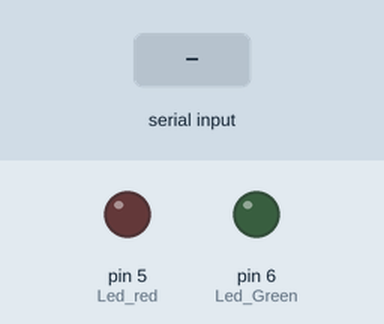
Recording of a sketch running on a simulated Arduino Uno, built with avr-gcc and run on an emulated ATmega328P. Shown: output pins drawn as LEDs (lit = HIGH). Dashed ring = blinking. Inputs (shaded band) come from the test bench. Pins used as bus, display or sensor lines are not drawn.

Above: at 1.2 s.
1.3 s: "1" received over Serial
At 1.55 s:
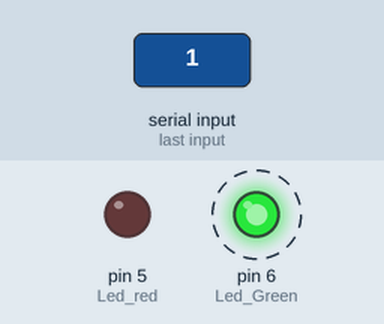
4.3 s: "0" received over Serial
At 4.56 s:
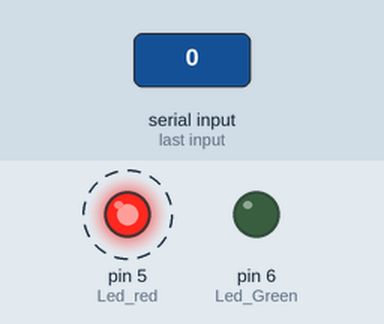
Timing chart, 0 to 7.3 s (numbered marks = the images above; inputs shaded):
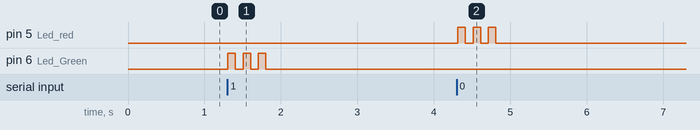

Measured:
- after the input at 1.3 s, pin 6 (Led_Green): alternates HIGH for 0.10 s and LOW for 0.10 s, 6 changes in all, then stays LOW, starting at once
- after the input at 4.3 s, pin 5 (Led_red): alternates HIGH for 0.10 s and LOW for 0.10 s, 6 changes in all, then stays LOW, starting at once

The sketch:

Card1.ino
```cpp
#include <Keypad.h>
 #include <SPI.h>
#include <MFRC522.h>

#define SS_PIN 10
#define RST_PIN 9
#define Led_red 5
#define Led_Green 6
MFRC522 mfrc522(SS_PIN, RST_PIN);
const int ROW_NUM = 4; //four rows
const int COLUMN_NUM = 3; //three columns
 char data;


void setup(){
  Serial.begin(9600);
  SPI.begin();      // Initiate  SPI bus
  mfrc522.PCD_Init();   // Initiate MFRC522
  pinMode(Led_red,OUTPUT);
  pinMode(Led_Green,OUTPUT);
  digitalWrite(Led_red,LOW);
  digitalWrite(Led_Green,LOW);
}

void loop(){
  data=Serial.read();
  if (data=='1')
  {
    digitalWrite(Led_Green,HIGH);
    delay (100);
    digitalWrite(Led_Green,LOW);
    delay (100);
    digitalWrite(Led_Green,HIGH);
    delay (100);
    digitalWrite(Led_Green,LOW);
    delay (100);
    digitalWrite(Led_Green,HIGH);
    delay (100);
    digitalWrite(Led_Green,LOW);
  }
  else if (data=='0')
{
   digitalWrite(Led_red,HIGH);
    delay (100);
    digitalWrite(Led_red,LOW);
    delay (100);
    digitalWrite(Led_red,HIGH);
    delay (100);
    digitalWrite(Led_red,LOW);
    delay (100);
    digitalWrite(Led_red,HIGH);
    delay (100);
    digitalWrite(Led_red,LOW);
}
  String code;
  // Look for new cards
  if ( ! mfrc522.PICC_IsNewCardPresent())
  {
    return;
  }
  // Select one of the cards
  if ( ! mfrc522.PICC_ReadCardSerial())
  {
    return;
  }
  //Show UID on serial monitor
  String content= "";
  byte letter;
  for (byte i = 0; i < mfrc522.uid.size; i++)
  {
     //Serial.print(mfrc522.uid.uidByte[i] < 0x10 ? " 0" : " ");
     //Serial.print(mfrc522.uid.uidByte[i], HEX);
     content.concat(String(mfrc522.uid.uidByte[i] < 0x10 ? " 0" : " "));
     content.concat(String(mfrc522.uid.uidByte[i], HEX));
  }
  content.toUpperCase();
  String C(content);
  Serial.println(content.substring(1));
  delay(3000);
  digitalWrite(Led_red, LOW);
  digitalWrite(Led_Green, LOW);
}
```
